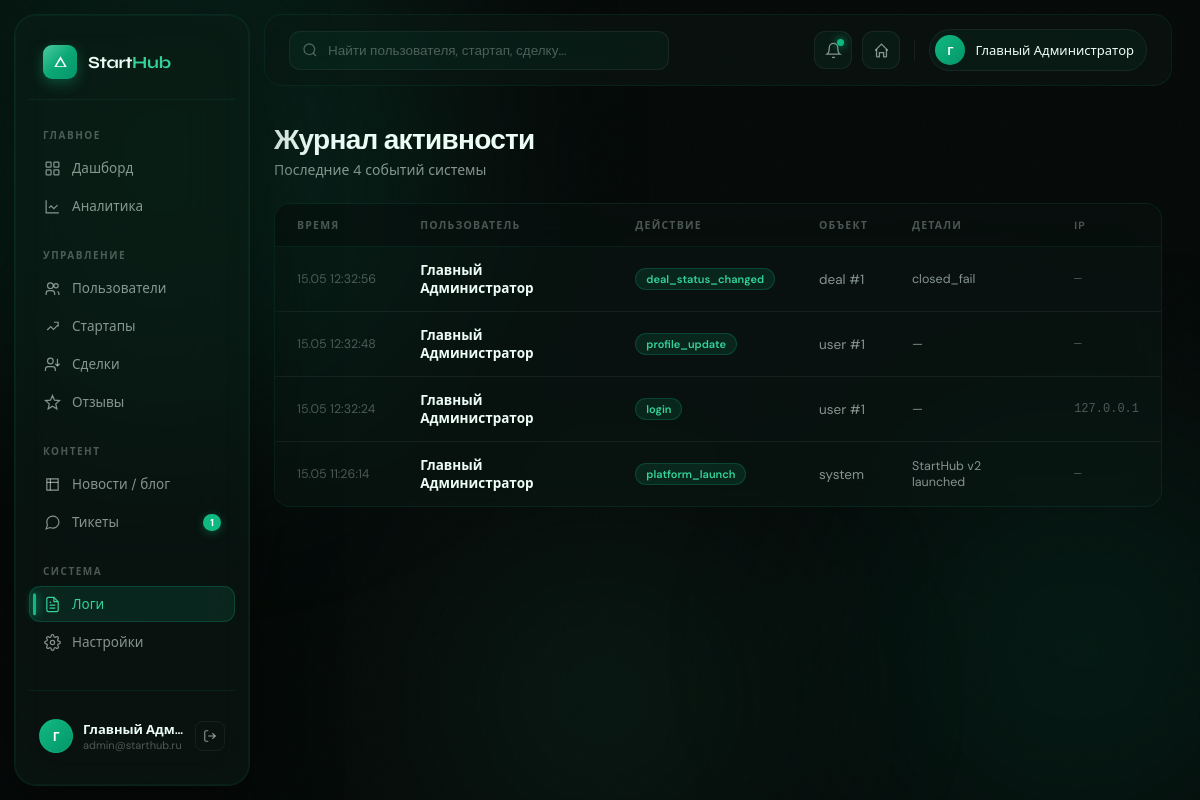
The page /admin/logs (signed in) on the database its author committed.
### models/user.py (models this page shows)
class User(Base):
    __tablename__ = "users"
    id              = Column(Integer, primary_key=True)
    email           = Column(String(255), unique=True, nullable=False, index=True)
    username        = Column(String(64),  unique=True, nullable=False)
    hashed_password = Column(String(255), nullable=False)
    role            = Column(Enum(UserRole), default=UserRole.buyer, nullable=False)
    full_name       = Column(String(128))
    avatar          = Column(String(512))
    bio             = Column(Text)
    phone           = Column(String(32))
    telegram        = Column(String(64))
    website         = Column(String(256))
    location        = Column(String(128))
    is_active       = Column(Boolean, default=True)
    is_verified     = Column(Boolean, default=False)
    is_banned       = Column(Boolean, default=False)
    ban_reason      = Column(Text)
    last_seen       = Column(DateTime, default=lambda: datetime.now(timezone.utc))
    created_at      = Column(DateTime, default=lambda: datetime.now(timezone.utc))
    updated_at      = Column(DateTime, default=lambda: datetime.now(timezone.utc),
                             onupdate=lambda: datetime.now(timezone.utc))
    startups          = relationship("Startup", back_populates="author", lazy="select")
    deals_as_buyer    = relationship("Deal", back_populates="buyer", foreign_keys="Deal.buyer_id")
    messages          = relationship("Message", back_populates="sender")
    favorite_startups = relationship("Startup", secondary=favorites, back_populates="favorited_by")
    notifications     = relationship("Notification", back_populates="user", cascade="all, delete-orphan")
    reviews_given     = relationship("Review", back_populates="author",      foreign_keys="Review.author_id")
    reviews_received  = relationship("Review", back_populates="target_user", foreign_keys="Review.target_user_id")
    tickets           = relationship("SupportTicket", back_populates="user", foreign_keys="SupportTicket.user_id")
    wallet            = relationship("Wallet", back_populates="user", uselist=False, cascade="all, delete-orphan")
    activity_logs     = relationship("ActivityLog", back_populates="user", cascade="all, delete-orphan")

class ActivityLog(Base):
    __tablename__ = "activity_logs"
    id         = Column(Integer, primary_key=True)
    user_id    = Column(Integer, ForeignKey("users.id"), nullable=True, index=True)
    action     = Column(String(128), nullable=False)
    entity     = Column(String(64))
    entity_id  = Column(Integer)
    detail     = Column(Text)
    ip         = Column(String(64))
    created_at = Column(DateTime, default=lambda: datetime.now(timezone.utc))
    user = relationship("User", back_populates="activity_logs")

### routers/admin.py (the view)
@router.get("/logs", response_class=HTMLResponse)
async def logs(request: Request, db: AsyncSession = Depends(get_db)):
    admin = await _require_admin(request, db)
    badges = await _badges(db)
    logs_list = (await db.execute(
        select(ActivityLog).options(selectinload(ActivityLog.user))
        .order_by(ActivityLog.created_at.desc()).limit(200)
    )).scalars().all()
    return render(request, "admin/logs.html", {"user": admin, **badges, "logs": logs_list})

### templates/admin/logs.html (shortened to what this page needs)
{% extends "admin/base_admin.html" %}
{% block admin_content %}
<div class="page-h">
  <div class="page-h-left">
    <h1>Журнал активности</h1>
    <p>Последние {{ logs|length }} событий системы</p>
  </div>
</div>
<div class="table-wrap reveal">
  <table class="tbl">
    <thead>
      <tr>
        <th>Время</th>
        <th>Пользователь</th>
        <th>Действие</th>
        <th>Объект</th>
        <th>Детали</th>
        <th>IP</th>
      </tr>
    </thead>
    <tbody>
      {% for log in logs %}
      <tr>
        <td style="color:var(--text-dim);font-size:12.5px;white-space:nowrap">{{ log.created_at.strftime('%d.%m %H:%M:%S') }}</td>
        <td>{% if log.user %}<span class="tbl-name">{{ log.user.full_name or log.user.username }}</span>{% else %}<span style="color:var(--text-dim)">—</span>{% endif %}</td>
        <td><span class="badge badge-em">{{ log.action }}</span></td>
        <td>{% if log.entity %}{{ log.entity }}{% if log.entity_id %} #{{ log.entity_id }}{% endif %}{% else %}—{% endif %}</td>
        <td style="font-size:12.5px;color:var(--text-muted)">{{ log.detail or '—' }}</td>
        <td style="font-family:monospace;font-size:12px;color:var(--text-dim)">{{ log.ip or '—' }}</td>
      </tr>
      {% else %}
      <tr><td colspan="6"><div class="empty"><div class="empty-icon">📋</div><h3>Логов нет</h3></div></td></tr>
      {% endfor %}
    </tbody>
  </table>
</div>
{% endblock %}

### templates/admin/base_admin.html (shortened to what this page needs)
<!DOCTYPE html>
<html lang="ru">
<head>
</head>
<body>
<div class="blob-container">
  <div class="blob b1"></div>
  <div class="blob b2"></div>
  <div class="blob b3"></div>
</div>
<div class="admin-shell">
  <aside class="sidebar">
    <a href="/" class="sidebar-logo">
      <div class="logo-mark">
        <svg viewBox="0 0 24 24" xmlns="http://www.w3.org/2000/svg"><path d="M12 2L2 19h20L12 2zm0 5l6.5 11h-13L12 7z"/></svg>
      </div>
      <div class="logo-text">Start<span>Hub</span></div>
    </a>
    <div class="sidebar-section">
      <div class="sidebar-section-label">Главное</div>
      <a href="/admin/dashboard" class="nav-item {% if request.url.path == '/admin/dashboard' %}active{% endif %}">
        <span class="nav-icon">
          <svg viewBox="0 0 24 24" fill="none" stroke="currentColor"><rect x="3" y="3" width="7" height="7" rx="1"/><rect x="14" y="3" width="7" height="7" rx="1"/><rect x="3" y="14" width="7" height="7" rx="1"/><rect x="14" y="14" width="7" height="7" rx="1"/></svg>
        </span>
        Дашборд
      </a>
      <a href="/admin/analytics" class="nav-item {% if request.url.path == '/admin/analytics' %}active{% endif %}">
        <span class="nav-icon">
          <svg viewBox="0 0 24 24" fill="none" stroke="currentColor"><path d="M3 3v18h18"/><path d="M7 14l3-3 4 4 5-5"/></svg>
        </span>
        Аналитика
      </a>
    </div>
    <div class="sidebar-section">
      <div class="sidebar-section-label">Управление</div>
      <a href="/admin/users" class="nav-item {% if request.url.path.startswith('/admin/users') %}active{% endif %}">
        <span class="nav-icon">
          <svg viewBox="0 0 24 24" fill="none" stroke="currentColor"><circle cx="9" cy="8" r="4"/><path d="M3 21v-2a4 4 0 0 1 4-4h4a4 4 0 0 1 4 4v2"/><circle cx="17" cy="8" r="3"/><path d="M21 21v-2a3 3 0 0 0-2-2.83"/></svg>
        </span>
        Пользователи
      </a>
      <a href="/admin/startups" class="nav-item {% if request.url.path.startswith('/admin/startups') %}active{% endif %}">
        <span class="nav-icon">
          <svg viewBox="0 0 24 24" fill="none" stroke="currentColor"><path d="M4.5 17l5-5 4 4 6-6"/><path d="M14 6h6v6"/></svg>
        </span>
        Стартапы
      </a>
      <a href="/admin/deals" class="nav-item {% if request.url.path.startswith('/admin/deals') %}active{% endif %}">
        <span class="nav-icon">
          <svg viewBox="0 0 24 24" fill="none" stroke="currentColor"><path d="M16 21v-2a4 4 0 0 0-4-4H6a4 4 0 0 0-4 4v2"/><circle cx="9" cy="7" r="4"/><path d="M22 11l-3 3-3-3"/><path d="M19 14V4"/></svg>
        </span>
        Сделки
      </a>
      <a href="/admin/reviews" class="nav-item {% if request.url.path.startswith('/admin/reviews') %}active{% endif %}">
        <span class="nav-icon">
          <svg viewBox="0 0 24 24" fill="none" stroke="currentColor"><path d="M12 17.27L18.18 21l-1.64-7.03L22 9.24l-7.19-.61L12 2 9.19 8.63 2 9.24l5.46 4.73L5.82 21z"/></svg>
        </span>
        Отзывы
      </a>
    </div>
    <div class="sidebar-section">
      <div class="sidebar-section-label">Контент</div>
      <a href="/admin/news" class="nav-item {% if request.url.path.startswith('/admin/news') %}active{% endif %}">
        <span class="nav-icon">
          <svg viewBox="0 0 24 24" fill="none" stroke="currentColor"><path d="M4 4h16v16H4z"/><path d="M4 9h16"/><path d="M9 4v16"/></svg>
        </span>
        Новости / блог
      </a>
      <a href="/admin/tickets" class="nav-item {% if request.url.path.startswith('/admin/tickets') %}active{% endif %}">
        <span class="nav-icon">
          <svg viewBox="0 0 24 24" fill="none" stroke="currentColor"><path d="M21 11.5a8.38 8.38 0 0 1-.9 3.8 8.5 8.5 0 0 1-7.6 4.7 8.38 8.38 0 0 1-3.8-.9L3 21l1.9-5.7a8.38 8.38 0 0 1-.9-3.8 8.5 8.5 0 0 1 4.7-7.6 8.38 8.38 0 0 1 3.8-.9h.5a8.48 8.48 0 0 1 8 8v.5z"/></svg>
        </span>
        Тикеты
        {% if open_tickets %}<span class="nav-badge">{{ open_tickets }}</span>{% endif %}
      </a>
    </div>
    <div class="sidebar-section">
      <div class="sidebar-section-label">Система</div>
      <a href="/admin/logs" class="nav-item {% if request.url.path == '/admin/logs' %}active{% endif %}">
        <span class="nav-icon">
          <svg viewBox="0 0 24 24" fill="none" stroke="currentColor"><path d="M14 2H6a2 2 0 0 0-2 2v16a2 2 0 0 0 2 2h12a2 2 0 0 0 2-2V8z"/><path d="M14 2v6h6"/><path d="M8 13h8M8 17h8M8 9h2"/></svg>
        </span>
        Логи
      </a>
      <a href="/admin/settings" class="nav-item {% if request.url.path == '/admin/settings' %}active{% endif %}">
        <span class="nav-icon">
        </span>
        Настройки
      </a>
    </div>
    <div class="sidebar-footer">
      <div class="sidebar-user">
        <div class="su-ava">{% if user.full_name %}{{ user.full_name[0] }}{% else %}{{ user.username[0]|upper }}{% endif %}</div>
        <div class="su-info">
          <div class="su-name">{{ user.full_name or user.username }}</div>
          <div class="su-email">{{ user.email }}</div>
        </div>
        <a href="/logout" class="su-logout" title="Выход">
          <svg width="14" height="14" viewBox="0 0 24 24" fill="none" stroke="currentColor" stroke-width="2"><path d="M9 21H5a2 2 0 0 1-2-2V5a2 2 0 0 1 2-2h4"/><polyline points="16 17 21 12 16 7"/><line x1="21" y1="12" x2="9" y2="12"/></svg>
        </a>
      </div>
    </div>
  </aside>
  <main class="admin-main">
    <div class="topbar">
      <div class="topbar-search">
        <svg viewBox="0 0 24 24" fill="none" stroke="currentColor" stroke-width="2"><circle cx="11" cy="11" r="8"/><line x1="21" y1="21" x2="16.65" y2="16.65"/></svg>
        <input type="text" placeholder="Найти пользователя, стартап, сделку..." id="globalSearch">
      </div>
      <div class="topbar-actions">
        <button class="tb-btn" title="Уведомления">
          <svg viewBox="0 0 24 24" fill="none" stroke="currentColor" stroke-width="1.8"><path d="M18 8A6 6 0 0 0 6 8c0 7-3 9-3 9h18s-3-2-3-9"/><path d="M13.73 21a2 2 0 0 1-3.46 0"/></svg>
          <span class="dot"></span>
        </button>
        <a href="/" class="tb-btn" title="На сайт">
          <svg viewBox="0 0 24 24" fill="none" stroke="currentColor" stroke-width="1.8"><path d="M3 12l2-2 7-7 7 7 2 2"/><path d="M5 10v10a1 1 0 0 0 1 1h3v-6h6v6h3a1 1 0 0 0 1-1V10"/></svg>
        </a>
        <div class="tb-user">
          <div class="tb-user-ava">{% if user.full_name %}{{ user.full_name[0] }}{% else %}{{ user.username[0]|upper }}{% endif %}</div>
          <div class="tb-user-name">{{ user.full_name or user.username }}</div>
        </div>
      </div>
    </div>
    <div class="admin-content">
      {% block admin_content %}{% endblock %}
    </div>
  </main>
</div>
</body>
</html>

### rows shown on the page
User: full_name "Г", full_name "Главный Адм…", email "admin@starthub.ru", full_name "Главный Администратор"
ActivityLog: created_at "15.05 12:32:56", user "Главный Администратор", action "deal_status_changed", entity "deal", entity_id "1", detail "closed_fail", ip "—"
ActivityLog: created_at "15.05 12:32:48", user "Главный Администратор", action "profile_update", entity "user", entity_id "1", detail "—", ip "—"
ActivityLog: created_at "15.05 12:32:24", user "Главный Администратор", action "login", entity "user", entity_id "1", detail "—", ip "127.0.0.1"
ActivityLog: created_at "15.05 11:26:14", user "Главный Администратор", action "platform_launch", entity "system", detail "StartHub v2 launched", ip "—"

### other values the page prints
{{ open_tickets }} "1"
{{ logs|length }} "4"
